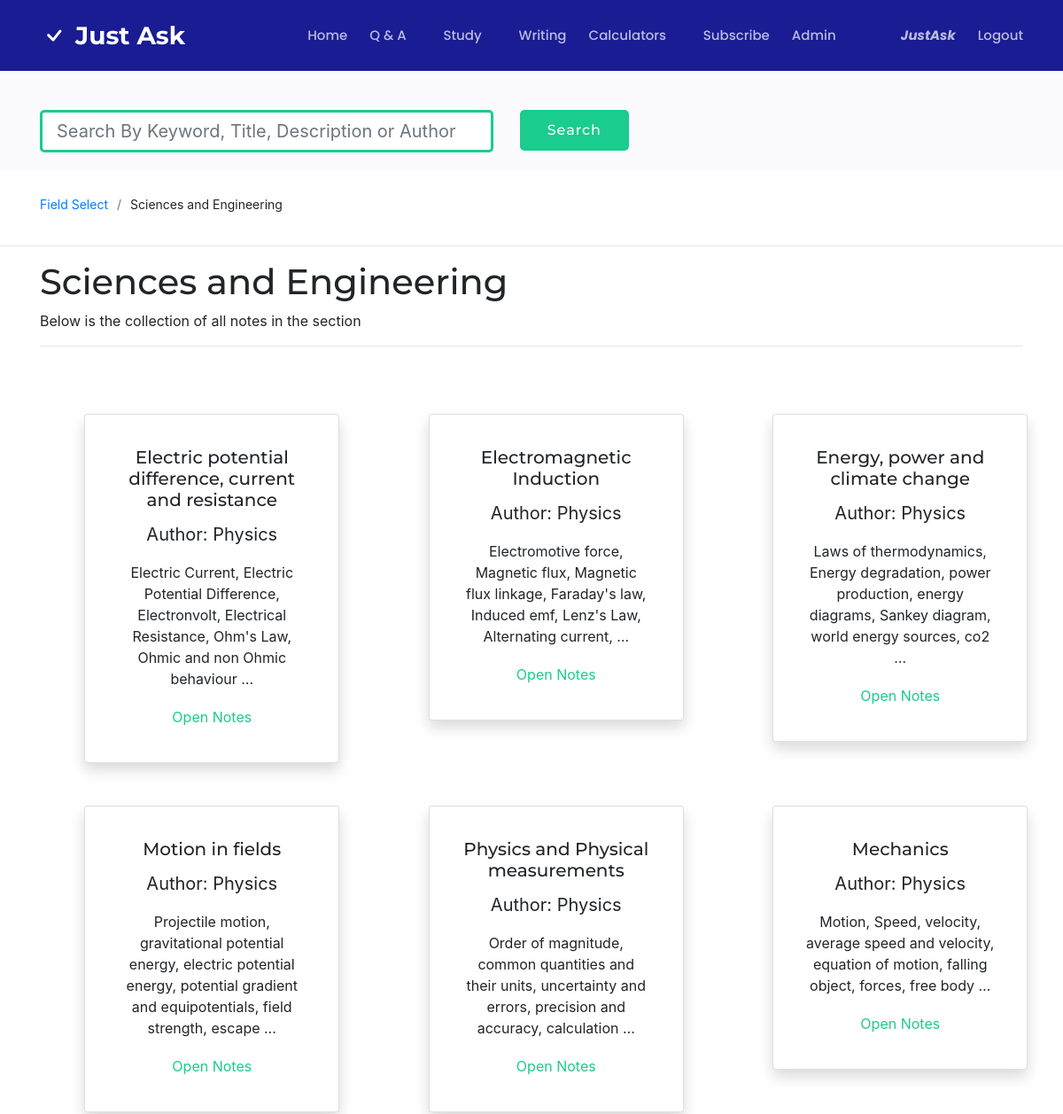
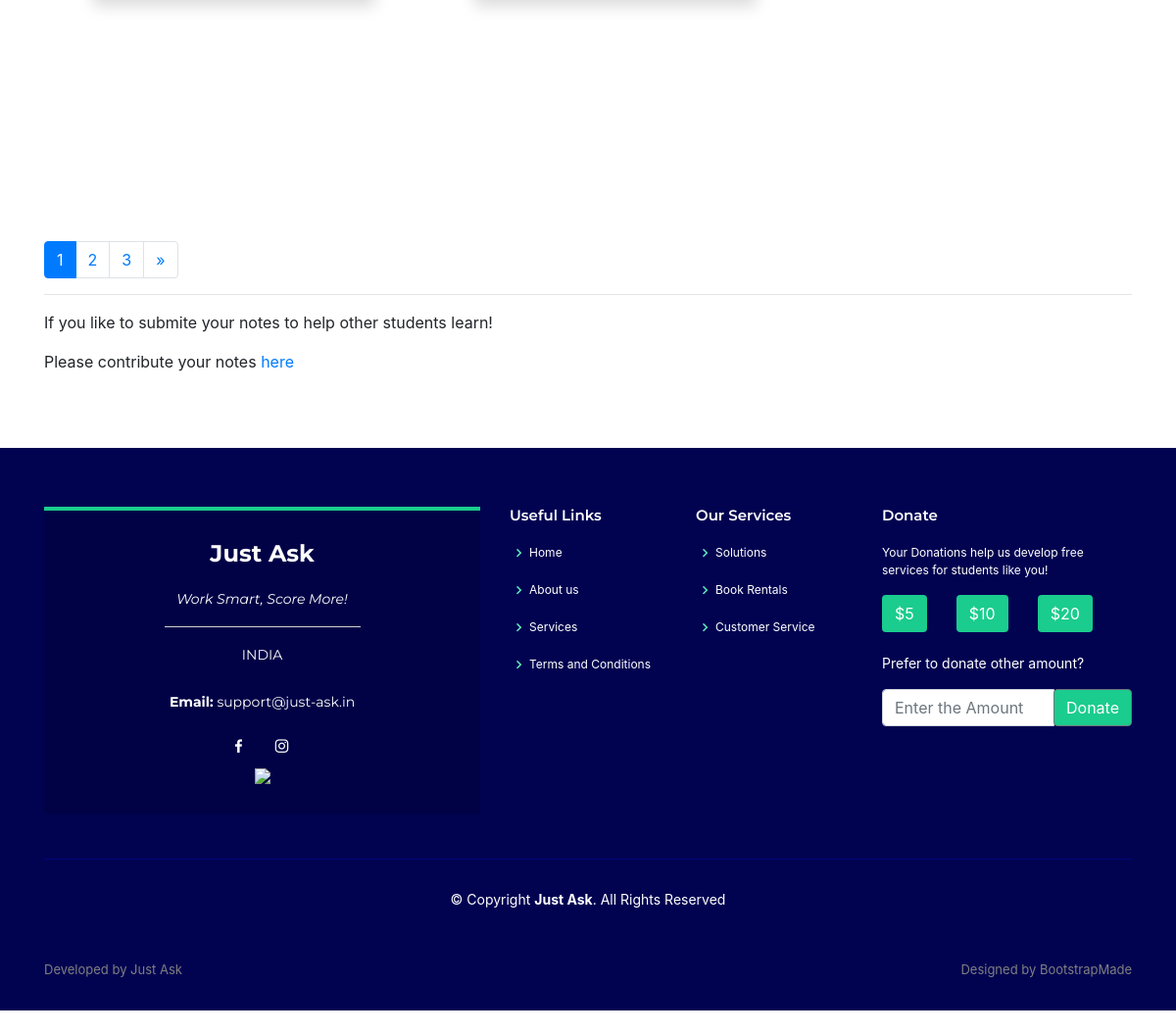
Screenshot of /science/ (signed in) with the database file from the repository (2 pictures, top to bottom).
### main/models.py (models this page shows, shortened)
class Note(models.Model):
	OT = 'other'
	CS = 'computer science'
	MATH = 'math'
	PSE = 'science and engineering'
	SS = 'social science and history'
	LANG = 'language'
	BUS = 'business'
	TYPE__OF_COR = [
		(OT, 'OT - other'),
        (CS, 'CS - computer science'),
        (MATH, 'MT - math'),
        (PSE, 'SE - science and engineering'),
        (SS, 'SS - social science and history'),
        (LANG, 'LG - language'),
        (BUS, 'BS - business'),
    ]
	File_name = models.CharField("File Name",max_length=200, default="")
	book_field = models.CharField("Notes Field",max_length=200,choices=TYPE__OF_COR,default=OT)
	File = models.FileField("Notes",upload_to='notes/', default='', max_length=100)
	Auth = models.CharField("Notes Author",max_length=200, default="")
	Description = HTMLField("Body", default='')
	price = models.IntegerField("Price",default=0,blank=True)
	Chapter = models.CharField("Section/Chapter Number",max_length=200, default="",blank=True)
	Email = models.EmailField("Email",max_length=254,default="",blank=True)
	Uploaded = models.BooleanField("Contributed Notes?",default=False)

### main/views.py (the view)
# urls.py: path("science/", views.science, name="science"),
def science(request):
	notes = {}
	nlist = []
	for n in Note.objects.all():
		if n.book_field == 'science and engineering':
			nlist.append(n)
	paginator = Paginator(nlist,6)
	page = request.GET.get('page')
	nlist = paginator.get_page(page)
	notes = {
		'notes':nlist,
		'field':'Sciences and Engineering'
		}
	return render(request,"main/notes.html",notes)

### main/templates/main/notes.html (shortened to what this page needs)
{% extends "main/header.html" %}
{% block content %}
{% load static %}
{% load poll_extras %}
  <main>
    <section id="study" class="breadcrumbs">
      <div class="container">
        <div class="d-flex justify-content-between align-items-center">
           <form action="/notesearch_request" method="get">
            <div class="row">
            <div class="col-12 col-sm-9 col-md-7 col-lg-6">
              <div class="input-group input-group-lg">
              <input type="text" class="form-control mt-4" name="search" id='search' aria-label="Large" placeholder="Search By Keyword, Title, Description or Author" aria-describedby="inputGroup-sizing-sm" style="border-color: #1acc8d; border-width: 3px;width: 900px; border-radius: 5px">
              </div>
            </div>
            <div class="col-12 col-sm-3 col-md-2 col-lg-3">
            <div class="text-center text-lg-left">
                <input class="btn btn-get-started mt-4" type="submit" value="Search" style="border-radius: 5px;">
            </div>
            </div>
            </div>
             </form>
        </div>
      </div>
    </section>
    <section class="breadcrumbs bg-white mb-0 mt-2">
      <div class="container">
        <div class="d-flex align-items-center">
          <ol>
            <li><a href="/notes">Field Select</a></li>
            <li>{{field}}</li>
          </ol>
        </div>
      </div>
    </section>
<hr>
<div class="container">
  <h1>{{field}}</h1>
  <p>Below is the collection of all notes in the section</p>
  <hr>
</div>
    <section class="inner-page mt-0">
      <div class="container mt-0" style="margin-bottom: 200px">
         <div class="row justify-content-center">
            <div class="card-deck justify-content-center">
            {% for n in notes %}
            <div class="col-4 col-sm-7 col-md-7 ml-5 mr-5 col-lg-3">
              <div class="card shadow p-3 mb-5 bg-white rounded" style="width: 18rem;">
                <center>
                   <div class="card-body ">
                  <h5 class="card-title">{{n.File_name}}</h5>
                  <p style="font-size: 20px">Author: {{n.Auth}}</p>
                  <p class="card-text">{{n.Description|truncatewords_html:15|safe}}</p>
                  <form action="/noteview_request" method="get">
                  <input type="submit" value="Open Notes" style="border-color: transparent; background-color: transparent;color: #1acc8d">
                </form>
                </div>
                </center>
              </div>
            </div>
            {% endfor %}
          </div>
          </div>
      </div>
      <div class="container">
        <nav aria-label="Page navigation example">
			  <ul class="pagination">
			    {% for num in notes.paginator.page_range %}
			      {% if notes.number == num %}
			      <li class="page-item active"><a class="page-link" href="?page={{ num }}">{{num}}</a></li>
			      {% elif num > notes.number|add:'-3' and num < notes.number|add:'3' %}
			      <li class="page-item"><a class="page-link" href="?page={{ num }}&search={{field}}">{{num}}</a></li>
			      {% endif %}
			    {% endfor %}
			    {% if notes.has_next == True %}
			    <li class="page-item">
			      <a class="page-link" href="?page={{ notes.next_page_number }}" aria-label="Next">
			        <span aria-hidden="true">&raquo;</span>
			      </a>
			    </li>
			    {% endif %}
			  </ul>
			</nav>
        <hr>
        <p>If you like to submite your notes to help other students learn!</p>
        <p>Please contribute your notes <a href="/contrib">here</a></p>
      </div>
    </section>
  </main>
{% endblock %}

### main/templates/main/header.html (shortened to what this page needs)
<!DOCTYPE html>
<html lang="en">
<head>
  {% load static %}
  <link href="{% static 'assets/vendor/bootstrap/css/bootstrap.min.css'%}" rel="stylesheet">
  <link href="{% static 'assets/vendor/icofont/icofont.min.css'%}" rel="stylesheet">
  <link href="{% static 'assets/vendor/boxicons/css/boxicons.min.css'%}" rel="stylesheet">
  <link href="{% static 'assets/vendor/venobox/venobox.css'%}" rel="stylesheet">
  <link href="{% static 'assets/vendor/remixicon/remixicon.css'%}" rel="stylesheet">
  <link href="{% static 'assets/vendor/owl.carousel/assets/owl.carousel.min.css'%}" rel="stylesheet">
  <link href="{% static 'assets/vendor/aos/aos.css'%}" rel="stylesheet">
  <link href="{% static 'assets/css/style.css'%}" rel="stylesheet">
</head>
<body onContextMenu="return false;" draggable="false">
  <header id="header" class="fixed-top d-flex align-items-center mb-0">
    <div class="container d-flex align-items-center">
      <svg width="2em" height="2em" viewBox="0 0 16 16" class="bi bi-check mr-2" fill="white" xmlns="http://www.w3.org/2000/svg">
        <path fill-rule="evenodd" d="M10.97 4.97a.75.75 0 0 1 1.071 1.05l-3.992 4.99a.75.75 0 0 1-1.08.02L4.324 8.384a.75.75 0 1 1 1.06-1.06l2.094 2.093 3.473-4.425a.236.236 0 0 1 .02-.022z"/>
      </svg>
      <div class="logo mr-auto">
        <h1 class="text-light"><a href="/"><span>Just Ask</span></a></h1>
      </div>
      <nav id="myNav" class="nav-menu d-none d-lg-block" class="noprint">
        <ul>
          <li id="home"><a href="/" >Home</a></li>
          <li class="drop-down" ><a href="/QNA">Q & A</a>
              </li>
          <li  class="drop-down"><a id="study" style="cursor: context-menu;">Study</a>
          </li>
          <li ><a href="/writing" id="writing">Writing</a></li>
          <li class="drop-down"><a style="cursor: context-menu;">Calculators</a>
          </li>
           {% if user.is_staff %}
           <li><a href="/rates" id="subs">Subscribe</a></li>
           <li  class="mr-5"><a href="/justask-admin" target="_blank" id="admin">Admin</a></li>
           {% else %}
           <li><a href="/customer_service" id="support">Support</a></li>
           <li  class="mr-5"><a href="/rates" id="subs">Subscribe</a></li>
           {% endif %}
          {% if user.is_authenticated %}
          <li ><a href="/profile" id="prof" data-container="body" data-placement="buttom" data-toggle="popoverm" data-content="Click here to view profile!"><span style="font-style: italic; font-size: 15px"><strong>{{user.username}}</strong></span>
          </a></li>
          <li><a href="/logout">Logout</a></li>
          {% else %}
            <li><a href="/login">Login</a></li>
            <li><a href="/register">Sign Up</a></li>
          {% endif %}
        </ul>
      </nav>
    </div>
  </header>
  {% block content %}
  {% endblock %}
  <footer id="footer" class="noprint">
    <div class="footer-top">
      <div class="container">
        <div class="row">
          <div class="col-lg-5 col-md-6">
            <div class="footer-info">
              <h3>Just Ask</h3>
              <p class="pb-3"><em>Work Smart, Score More!</em></p>
              <hr style="border-color: lightgrey; width: 200px; margin-top: 0px">
              <p>
                INDIA<br><br>
                <strong>Email:</strong> support@just-ask.in<br>
              </p>
              <div class="social-links mt-3">
                <a href="https://www.facebook.com/Just-Ask-102606151645224/?view_public_for=102606151645224" class="facebook" target="_blank"><i class="bx bxl-facebook"></i></a>
                <a href="https://www.instagram.com/just_ask_in/" class="instagram" target="_blank"><i class="bx bxl-instagram"></i></a>
              </div>
              <div>
                <img src="https://img.icons8.com/cute-clipart/512/000000/india.png" width="80" />
              </div>
            </div>
          </div>
          <div class="col-lg-2 col-md-6 footer-links">
            <h4 style="font-size: 15px">Useful Links</h4>
            <ul style="font-size: 12px">
              <li><i class="bx bx-chevron-right"></i> <a href="/">Home</a></li>
              <li><i class="bx bx-chevron-right"></i> <a href="/">About us</a></li>
              <li><i class="bx bx-chevron-right"></i> <a href="/rates">Services</a></li>
              <li><i class="bx bx-chevron-right"></i> <a href="/terms">Terms and Conditions</a></li>
            </ul>
          </div>
          <div class="col-lg-2 col-md-6 footer-links">
            <h4 style="font-size: 15px">Our Services</h4>
            <ul style="font-size: 12px">
              <li><i class="bx bx-chevron-right"></i> <a href="/solution">Solutions</a></li>
              <li><i class="bx bx-chevron-right"></i> <a href="/books">Book Rentals</a></li>
              <li><i class="bx bx-chevron-right"></i> <a href="/customer_service">Customer Service</a></li>
            </ul>
          </div>
          <div class="col-lg-3 col-md-6 footer-links">
            <h4 style="font-size: 15px">Donate</h4>
            <p style="font-size: 12px">Your Donations help us develop free services for students like you!</p>
            <div class="row">
              <div class="col-auto">
                <a href="" data-toggle="modal" data-target="#pay3"><button type="button" onclick="Amount1()" class="btn " style="background-color: #1acc8d; color: white">$5</button></a>
              </div>
               <div class="col-auto">
                <a href="" data-toggle="modal" data-target="#pay3"><button type="button" onclick="Amount2()" class="btn " style="background-color: #1acc8d; color: white">$10</button></a>
              </div>
               <div class="col-auto">
                <a href="" data-toggle="modal" data-target="#pay3"><button type="button" onclick="Amount3()" class="btn " style="background-color: #1acc8d; color: white">$20</button></a>
              </div>
            </div>
            <br>
            <p>Prefer to donate other amount?</p>
            <div class="input-group mb-1 mt-3">
              <input type="text" id='donate' class="form-control" placeholder="Enter the Amount" aria-label="Enter the amount" aria-describedby="basic-addon2">
              <div class="input-group-append">
                <a href="" data-toggle="modal" data-target="#pay3"><button class="btn btn-outline-secondary" onclick="customAmount()" type="button" style="background-color: #1acc8d;color: white">Donate</button></a>
              </div>
            </div>
          </div>
        </div>
      </div>
    </div>
    <div class="container">
      <div class="copyright">
        &copy; Copyright <strong><span>Just Ask</span></strong>. All Rights Reserved
      </div>
      <br>
      <br>
      <div class="credits">
        <p class="float-left"  style="color: grey">Developed by Just Ask</p>
        <p class="float-right" style="color: grey">Designed by <a  style="color: grey" href="https://bootstrapmade.com/" target="_blank">BootstrapMade</a></p>
      </div>
    </div>
    <br>
  </footer>
  	 {% if user.is_authenticated %}
  <a data-aos="fade-left" data-aos-delay="500" href="/logout" class="back-to-top-2" style="bottom: 163px"><i class="icofont-sign-out" data-toggle="tooltip" data-placement="left" title="Sign Out"></i></a>
  {% else %}
  <a data-aos="fade-left" data-aos-delay="500" href="/login" class="back-to-top-2" style="bottom: 163px"><i class="icofont-sign-in" data-toggle="tooltip" data-placement="left" title="Sign In"></i></a>
  {% endif %}
    <a data-aos="fade-left" data-toggle="modal" data-target="#feedbackModal" class="back-to-top-2" style="bottom: 463px; cursor: pointer;"><i class="icofont-heart-alt" data-toggle="tooltip" data-placement="left" title="Give Feedback!"></i></a>
  <a data-aos="fade-left" href="/question_p" class="back-to-top-2" style="bottom: 413px"><i class="icofont-plus" data-toggle="tooltip" data-placement="left" title="Ask Question"></i></a>
  <a data-aos="fade-left" data-aos-delay="100" href="/notes" class="back-to-top-2" style="bottom: 363px"><i class="icofont-book" data-toggle="tooltip" data-placement="left" title="E-Notes"></i></a>
   <a data-aos="fade-left" data-aos-delay="200" href="/QNA" class="back-to-top-2" style="bottom: 313px"><i class="icofont-question" data-toggle="tooltip" data-placement="left" title="Expert Q&A"></i></a>
  <a data-aos="fade-left" data-aos-delay="300" href="/writing" class="back-to-top-2" style="bottom: 263px"><i class="icofont-check" data-toggle="tooltip" data-placement="left" title="Grammar Check"></i></a>
  {% if user.is_authenticated %}
  <a data-aos="fade-left" data-aos-delay="400" onclick="myFunction()"  class="back-to-top-2" style="bottom: 213px"><i class="icofont-music" id="music" data-toggle="tooltip" data-placement="left" title="Music"></i></a>
  {% endif %}
</body>
</html>

### rows the page displays
Note: File_name "Electric potential difference, current and resistance", Auth "Physics", Description "Electric Current, Electric Potential Difference, Electronvolt, Electrical Resistance, Ohm's Law, Ohmic and non Ohmic behaviour …"
Note: File_name "Electromagnetic Induction", Auth "Physics", Description "Electromotive force, Magnetic flux, Magnetic flux linkage, Faraday's law, Induced emf, Lenz's Law, Alternating current, …"
Note: File_name "Energy, power and climate change", Auth "Physics", Description "Laws of thermodynamics, Energy degradation, power production, energy diagrams, Sankey diagram, world energy sources, co2 …"
Note: File_name "Motion in fields", Auth "Physics", Description "Projectile motion, gravitational potential energy, electric potential energy, potential gradient and equipotentials, field strength, escape …"
Note: File_name "Physics and Physical measurements", Auth "Physics", Description "Order of magnitude, common quantities and their units, uncertainty and errors, precision and accuracy, calculation …"
Note: File_name "Mechanics", Auth "Physics", Description "Motion, Speed, velocity, average speed and velocity, equation of motion, falling object, forces, free body …"

### other values shown
{{ user.username }} "JustAsk"
{{ field }} "Sciences and Engineering"
{{ num }} "1"
{{ num }} "2" "3"
